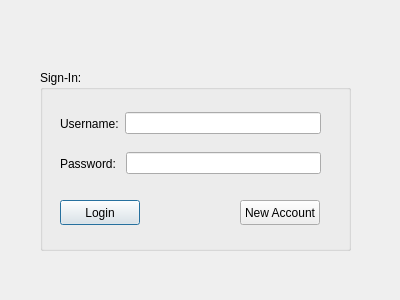
<?xml version="1.0" encoding="UTF-8"?>
<ui version="4.0">
 <class>login</class>
 <widget class="QDialog" name="login">
  <property name="geometry">
   <rect>
    <x>0</x>
    <y>0</y>
    <width>400</width>
    <height>300</height>
   </rect>
  </property>
  <property name="windowTitle">
   <string>Dialog</string>
  </property>
  <widget class="QGroupBox" name="groupBox">
   <property name="geometry">
    <rect>
     <x>40</x>
     <y>70</y>
     <width>311</width>
     <height>181</height>
    </rect>
   </property>
   <property name="title">
    <string>Sign-In:</string>
   </property>
   <widget class="QPushButton" name="pushButton_Login">
    <property name="geometry">
     <rect>
      <x>20</x>
      <y>130</y>
      <width>80</width>
      <height>25</height>
     </rect>
    </property>
    <property name="text">
     <string>Login</string>
    </property>
   </widget>
   <widget class="QWidget" name="layoutWidget">
    <property name="geometry">
     <rect>
      <x>20</x>
      <y>40</y>
      <width>261</width>
      <height>27</height>
     </rect>
    </property>
    <layout class="QHBoxLayout" name="horizontalLayout">
     <item>
      <widget class="QLabel" name="label">
       <property name="text">
        <string>Username:</string>
       </property>
      </widget>
     </item>
     <item>
      <widget class="QLineEdit" name="lineEdit_Username"/>
     </item>
    </layout>
   </widget>
   <widget class="QWidget" name="layoutWidget">
    <property name="geometry">
     <rect>
      <x>20</x>
      <y>80</y>
      <width>261</width>
      <height>27</height>
     </rect>
    </property>
    <layout class="QHBoxLayout" name="horizontalLayout_2">
     <item>
      <widget class="QLabel" name="label_2">
       <property name="text">
        <string>Password: </string>
       </property>
      </widget>
     </item>
     <item>
      <widget class="QLineEdit" name="lineEdit_Password"/>
     </item>
    </layout>
   </widget>
   <widget class="QPushButton" name="pushButton_NewAccount">
    <property name="geometry">
     <rect>
      <x>200</x>
      <y>130</y>
      <width>80</width>
      <height>25</height>
     </rect>
    </property>
    <property name="text">
     <string>New Account</string>
    </property>
   </widget>
  </widget>
  <widget class="QLabel" name="label_3">
   <property name="geometry">
    <rect>
     <x>30</x>
     <y>10</y>
     <width>341</width>
     <height>51</height>
    </rect>
   </property>
   <property name="text">
    <string/>
   </property>
   <property name="pixmap">
    <pixmap resource="resource.qrc">:/rec/img/Memory_Leak_Logo.png</pixmap>
   </property>
   <property name="scaledContents">
    <bool>true</bool>
   </property>
  </widget>
 </widget>
 <resources>
  <include location="resource.qrc"/>
 </resources>
 <connections/>
</ui>
